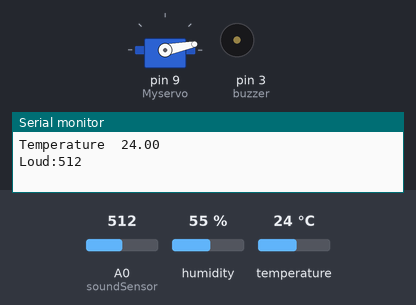
Bench run of a sketch on a simulated Arduino Uno, built with avr-gcc and run on an emulated ATmega328P. Shown: servo, buzzer (waves = sounding), the last lines printed to the serial monitor. Inputs (shaded band) come from the test bench; at power-on: A0 (soundSensor) = 512, humidity 55 %, temperature 24 °C.

Above: at 18.0 s.
18.1 s: A0 (soundSensor) set to 185
At 30.5 s:
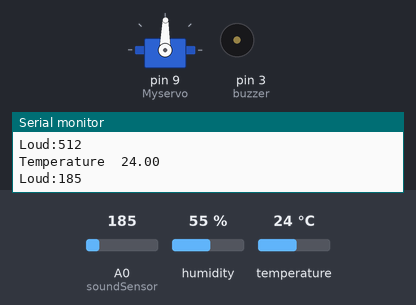
33.6 s: A0 (soundSensor) set to 162
At 33.82 s:
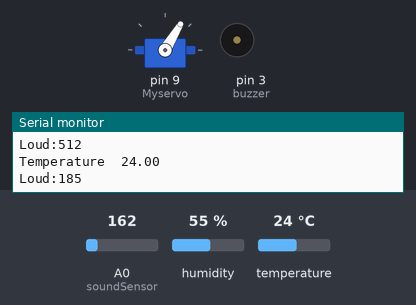
49.1 s: A0 (soundSensor) set to 180
At 49.8 s:
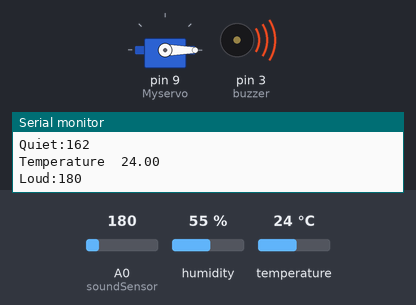
Timing chart, 0 to 70.6 s (numbered marks = the images above; inputs shaded):
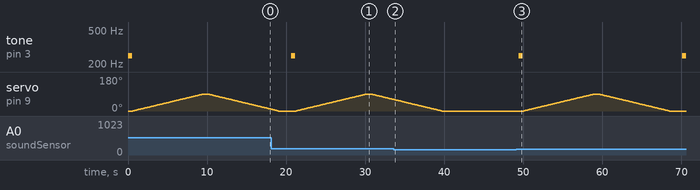

Measured:
- the behaviour switches between 171 and 170 on A0 (soundSensor) (found by bisection; images 1 and 2)
- after the input at 33.6 s, tone on pin 3 (buzzer): stays silent (without the input it goes to 250 Hz after 7.7 s); servo on pin 9 (Myservo): goes on until 39.7 s, then stays 0°
- after the input at 49.1 s, tone on pin 3 (buzzer): silent → 250 Hz after 0.36 s, → silent 0.50 s later, → 250 Hz 20.1 s later; servo on pin 9 (Myservo): rises from 0° to 90° in 9.4 s, then falls to 0° in 9.0 s
- by itself, servo on pin 9 (Myservo): rises from 0° to 90° in 9.4 s, then falls to 10° in 8.0 s

The sketch:

Arduino_Code.ino
```cpp
#include <DHT.h>
#include <DHT_U.h>
#include <SoftwareSerial.h>
#include<Servo.h>

SoftwareSerial espSerial(5, 6);
Servo Myservo;
DHT dht(13,DHT11);
#define soundSensor A0
const int buzzer = 3;
int pos=0;
String str="";
String status="";

//#define motorPin 8

void setup() {
  // put your setup code here, to run once:
  Serial.begin(115200);
  espSerial.begin(115200);
  pinMode(soundSensor,INPUT);
  noTone(buzzer);
  dht.begin();
  Myservo.attach(9);
  //pinMode(motorPin, OUTPUT);
}


void loop() {
  Myservo.write(pos);
  pinMode (soundSensor, INPUT);
  float t = dht.readTemperature();
  Serial.print("Temperature  ");
  Serial.println(t);
  int sample = analogRead(soundSensor);
  if (sample > 170)
  {
    Serial.print("Loud:");
    Serial.println(sample);
    status = "Baby is awake!";
    tone(buzzer,250);
    delay(500);
    noTone(buzzer);
    for(pos=0;pos<90;pos++){
    Myservo.write(pos);
    delay(100);
    }
    delay(500);
    for(pos=90;pos>=0;pos--){
    Myservo.write(pos);
    delay(100);
    }
    delay(500);
  }
  else
  {
    Serial.print("Quiet:");
    Serial.println(sample);
    status = "Baby is asleep";
  }
//  if (t > 20)
//  {
//    //turn on dc motor
//    digitalWrite(motorPin, HIGH);
//
//  }
//  else if (t < 10)
//  {
//    //turn off dc motor
//    digitalWrite(motorPin, LOW);
//  }

  str = String("Temperature in baby's room = ")+String(t)+String(" Updates = ")+String(status);
  //str = String(status)+String(t);
  espSerial.println(str);
  delay(1000);

}
```
